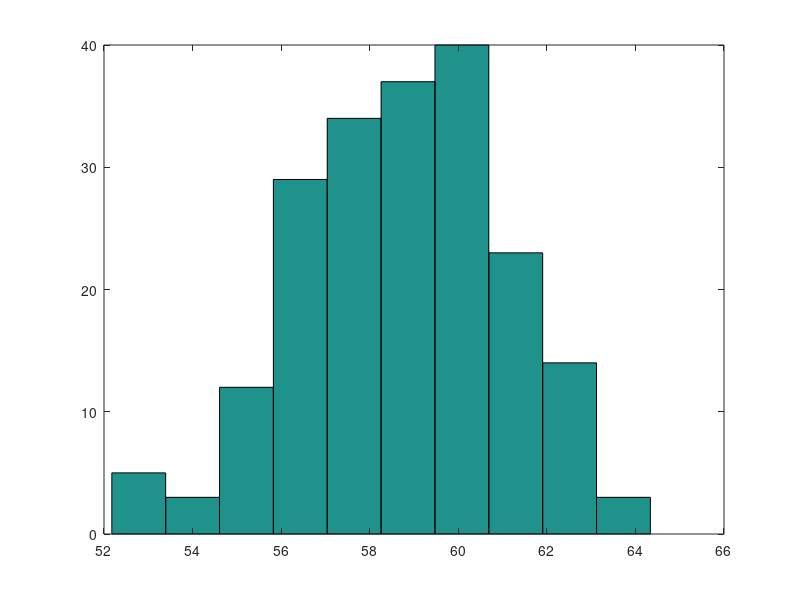
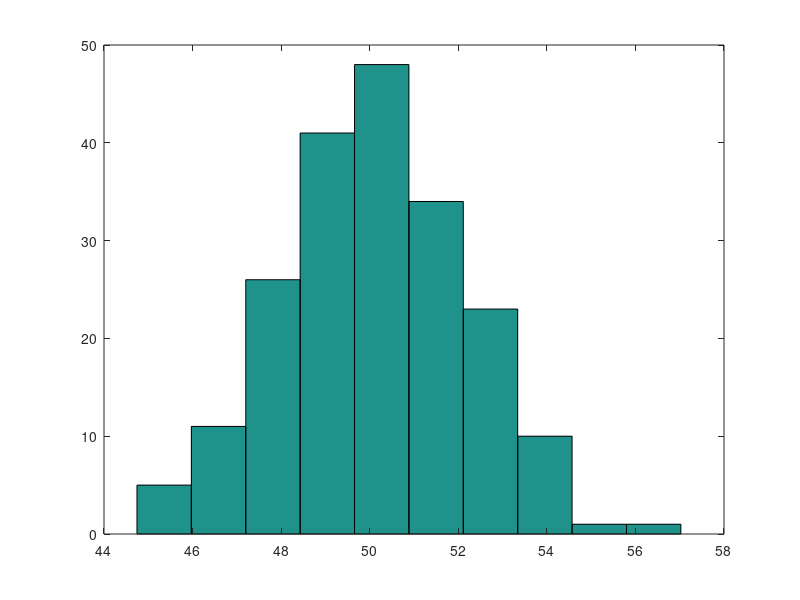
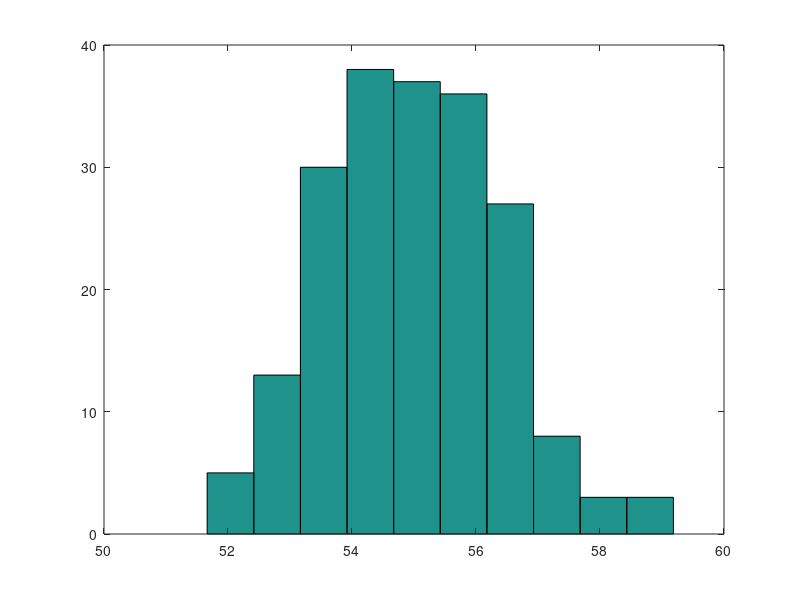
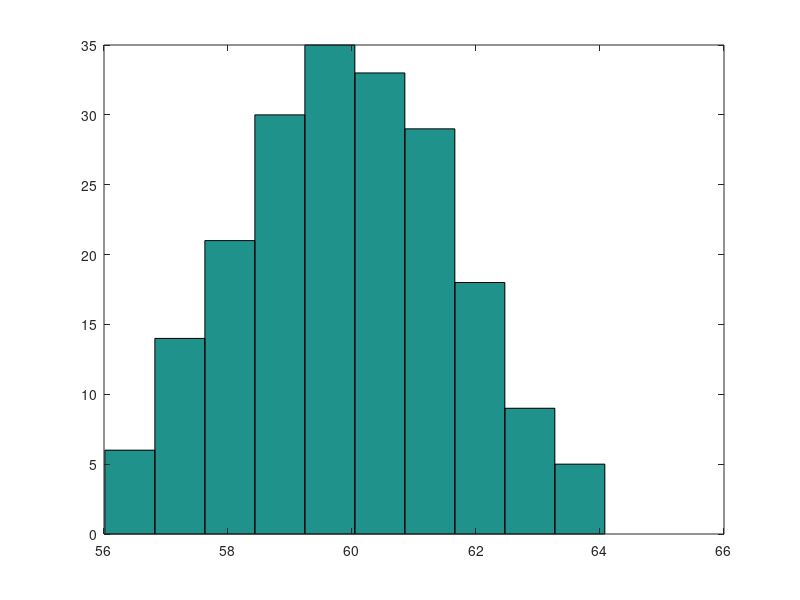

These figures' MATLAB source, in order: (Note: this script raises an error after producing the figures.)
%% SEMANA 02
clear all;
close all;

%% ATIVIDADE 1 a) MÉDIAS E VARIÂNCIAS
load('semana2_prob1.mat');
medialinha1 = mean(dados(1,:));
medialinha2 = mean(dados(2,:));
medialinha3 = mean(dados(3,:));
medialinha4 = mean(dados(4,:));

varlinha1 = var(dados(1,:));
varlinha2 = var(dados(2,:));
varlinha3 = var(dados(3,:));
varlinha4 = var(dados(4,:));


%% ATIVIDADE 1 b) HISTOGRAMAS E TESTE DE NORMALIDADE
figure 1;
hist(dados(1,:));
figure 2;
hist(dados(2,:));
figure 3;
hist(dados(3,:));
figure 4;
hist(dados(4,:));

varall = [varlinha1 varlinha2 varlinha3 varlinha4];

pkg load statistics; % Carrega pacote de estatística para Octave
H1 = semana2_swtest(dados(1,:));
H2 = semana2_swtest(dados(2,:));
H3 = semana2_swtest(dados(3,:));
H4 = semana2_swtest(dados(4,:));


%% ATIVIDADE 1 c) PLOT DOS DADOS DO PACIENTE COM O CONTROLE
mCMAP = 56;
mSNAP = 52;
uCMAP = 54;
uSNAP = 61;

figure 1;
hold on;
plot([mCMAP,mCMAP],[0,max(hist(dados(1,:)))], "linewidth",3,'r');
figure 2;
hold on;
plot([mSNAP,mSNAP],[0,max(hist(dados(2,:)))], "linewidth",3,'r');
figure 3;
hold on;
plot([uCMAP,uCMAP],[0,max(hist(dados(3,:)))], "linewidth",3,'r');
figure 4;
hold on;
plot([uSNAP,uSNAP],[0,max(hist(dados(4,:)))], "linewidth",3,'r');


%% ATIVIDADE 1 d) DISTRUBUIÇÃO NORMAL CUMULADA
dnc_mCMAP = normcdf(mCMAP,medialinha1,std(dados(1,:)));
dnc_mSNAP = normcdf(mSNAP,medialinha2,std(dados(2,:)));
dnc_uCMAP = normcdf(uCMAP,medialinha3,std(dados(3,:)));
dnc_uSNAP = normcdf(uSNAP,medialinha4,std(dados(4,:)));


%% ATIVIDADE 1 e) MATRIZ DE COVARIÂNCIA E PROBABILIDADE MULTIVARIADA CUMULADA
matcov = cov(dados');

% -------------- CORRIGIR ----------------
pmc = mvncdf([mCMAP mSNAP uCMAP uSNAP],[medialinha1 medialinha2 medialinha3 medialinha4],matcov);
% -------------- CORRIGIR ----------------


%% ATIVIDADE 2 a)b) SENSIBILIDADE E ESPECIFICIDADE
load('semana2_prob2.mat');

totalPacientes = size(dados,1);
totalDoentes = sum(dados(:,3));
totalSaudaveis = totalPacientes-totalDoentes;
doentesPSA = doentesDRE = 0;
saudaveisPSA = saudaveisDRE = 0;
for (i=1:totalPacientes)
  %%  DOENTES DETECTADOS PELO PSA CORRETAMENTE (COMPARANDO COM BIÓPSIA)
  if (dados(i,1)==1 && dados(i,3)==1)
    doentesPSA++;
  end
  %%  DOENTES DETECTADOS PELO DRE CORRETAMENTE (COMPARANDO COM BIÓPSIA)
  if (dados(i,2)==1 && dados(i,3)==1)
    doentesDRE++;
  end
  %%  SAUDÁVEIS NÃO-DETECTADOS PELO PSA CORRETAMENTE (COMPARANDO COM BIÓPSIA)
  if (dados(i,1)==0 && dados(i,3)==0)
    saudaveisPSA++;
  end
  %%  SAUDÁVEIS NÃO-DETECTADOS PELO DRE CORRETAMENTE (COMPARANDO COM BIÓPSIA)
  if (dados(i,2)==0 && dados(i,3)==0)
    saudaveisDRE++;
  end
end

%% P(T=1|D=1)
sensPSA = doentesPSA/totalDoentes;
sensDRE = doentesDRE/totalDoentes;

%% P(T=0|D=0)
espePSA = saudaveisPSA/totalSaudaveis;
espeDRE = saudaveisDRE/totalSaudaveis;


%% ATIVIDADE 2 c) TEOREMA DE BAYES

%% P(D=1)
prior = 0.042; 

%% P(T=1) = P(T=1|D=0)*P(D=0) + P(T=1|D=1)*P(D=1)
p_PSApos = ((1-espePSA)*(1-prior)) + (sensPSA*prior);
p_DREpos = ((1-espeDRE)*(1-prior)) + (sensDRE*prior);

%% P(D=1|T=1) = P(T=1|D=1)*P(D=1) / P(T=1)
p_doente_casoPSApos = sensPSA*prior/p_PSApos;
p_doente_casoDREpos = sensDRE*prior/p_DREpos;


%% ATIVIDADE 2 d) TESTES MÚLTIPLOS

saudaveisPSAeDRE = saudaveisPSAouDRE = doentesPSAeDRE = doentesPSAouDRE = 0;
for (i=1:totalPacientes)
  %%  DOENTES DETECTADOS PELO PSA E DRE CORRETAMENTE (COMPARANDO COM BIÓPSIA)
  if (dados(i,1)+dados(i,2)+dados(i,3)==3)
    doentesPSAeDRE++;
  end
  %%  DOENTES DETECTADOS PELO PSA OU DRE CORRETAMENTE (COMPARANDO COM BIÓPSIA)
  if ((dados(i,1)+dados(i,2))~=0 && dados(i,3)==1)
    doentesPSAouDRE++;
  end
  %%  SAUDÁVEIS NÃO-DETECTADOS PELO PSA E DRE CORRETAMENTE (COMPARANDO COM BIÓPSIA)
  if (dados(i,1)==0 && dados(i,2)==0 && dados(i,3)==0)
    saudaveisPSAeDRE++;
  end
  %%  SAUDÁVEIS NÃO-DETECTADOS PELO PSA OU DRE CORRETAMENTE (COMPARANDO COM BIÓPSIA)
  if ((dados(i,1)+dados(i,2))==1 && dados(i,3)==0)
    saudaveisPSAouDRE++;
  end
end

%% P(T1eT2=1|D=1)
sensPSAeDRE = doentesPSAeDRE/totalDoentes;
%% P(T1ouT2=1|D=1)
sensPSAouDRE = doentesPSAouDRE/totalDoentes;
%% P(T=0|D=0)
espePSAeDRE = saudaveisPSAeDRE/totalSaudaveis;
%% P(T1ouT2=0|D=0)
espePSAouDRE = (saudaveisPSAeDRE+saudaveisPSAouDRE)/totalSaudaveis;

%% P(T1ouT2=1) = P(T=1|D=0)*P(D=0) + P(T1ouT2=1|D=1)*P(D=1)
p_PSAouDREpos = ((1-espePSAeDRE)*(1-prior)) + (sensPSAouDRE*prior);
%% P(D=1|T1ouT2=1) = P(T1ouT2=1|D=1)*P(D=1) / P(T1ouT2=1)
p_doente_casoPSAouDREpos = sensPSAouDRE*prior/p_PSAouDREpos;

%% P(T1eT2=1) = P(T1eT2=1|D=0)*P(D=0) + P(T1eT2=1|D=1)*P(D=1)
p_PSAeDREpos = ((1-espePSAouDRE)*(1-prior)) + (sensPSAeDRE*prior);
%% P(D=1|T1eT2=1) = P(T1eT2=1|D=1)*P(D=1) / P(T1eT2=1)
p_doente_casoPSAeDREpos = sensPSAeDRE*prior/p_PSAeDREpos;


%% ATIVIDADE 2 e) ANÁLISE PARA TESTES NEGATIVOS

%% P(T=0) = P(T=0|D=0)*P(D=0) + P(T=0|D=1)*P(D=1)
p_PSAneg = (espePSA*(1-prior)) + ((1-sensPSA)*prior);
p_DREneg = (espeDRE*(1-prior)) + ((1-sensDRE)*prior);

%% P(D=1|T=0) = P(T=0|D=1)*P(D=1) / P(T=0)
p_doente_casoPSAneg = (1-sensPSA)*prior/p_PSAneg;
p_doente_casoDREneg = (1-sensDRE)*prior/p_DREneg;

%% P(T=0) = P(T=0|D=0)*P(D=0) + P(T=0|D=1)*P(D=1)
p_PSAeDREneg = (espePSAeDRE*(1-prior)) + ((1-sensPSAouDRE)*prior);
%% P(D=1|T=0) = P(T=0|D=1)*P(D=1) / P(T=0)
p_doente_casoPSAeDREneg = (1-sensPSAouDRE)*prior/p_PSAeDREneg;
